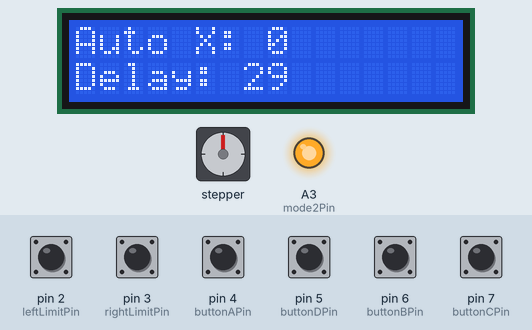
Simulated run of this sketch. Board: Arduino Nano, built with avr-gcc and run on an emulated ATmega328P. Shown: stepper motor, 16×2 character LCD, output pins drawn as LEDs (lit = HIGH). Wiring (inferred from the names in the program): stepper motor driver (200 steps per turn assumed): step A2; direction A1. The inputs (shaded band) are chosen by the test bench; at power-on: pin 2 (leftLimitPin), pin 3 (rightLimitPin), pin 4 (buttonAPin), pin 5 (buttonDPin), pin 6 (buttonBPin), pin 7 (buttonCPin) HIGH. Pins used as bus, display or sensor lines are not drawn.

Above: at 1.3 s.
1.4 s: pin 4 (buttonAPin) pulled LOW for 1 s
At 3.8 s:
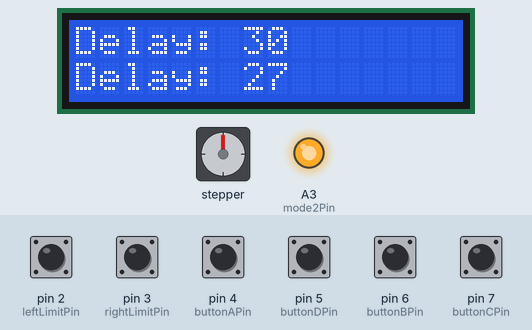
5.4 s: pin 4 (buttonAPin) pulled LOW for 0.15 s
At 6.8 s:
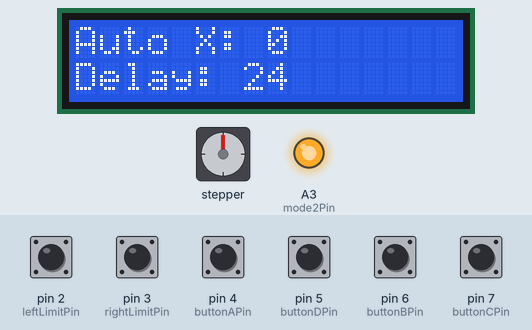
8.5 s: pin 4 (buttonAPin) pulled LOW for 1 s
At 8.8 s:
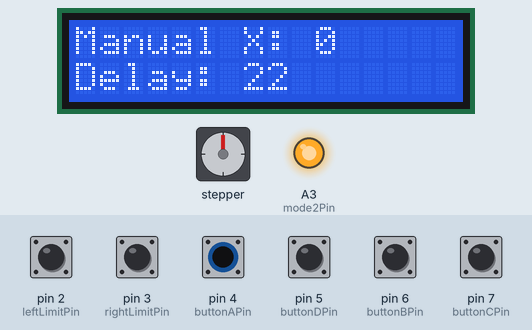
12.5 s: pin 4 (buttonAPin) pulled LOW for 0.15 s
At 13.8 s:
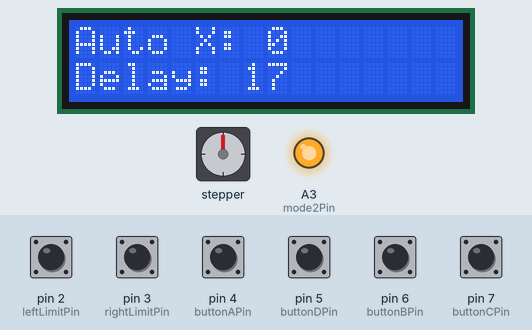
15.6 s: pin 6 (buttonBPin) pulled LOW for 1 s
At 17.3 s:
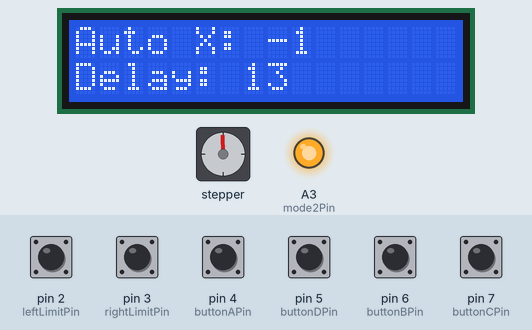
19.6 s: pin 4 (buttonAPin) pulled LOW for 1 s
At 20.76 s:
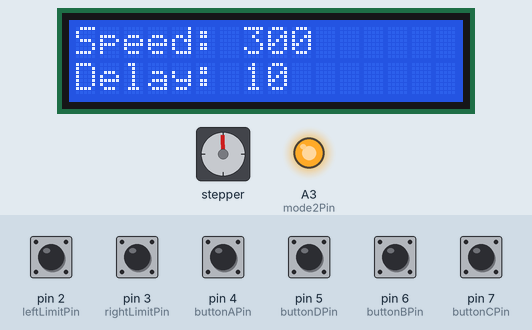
Timing chart, 0 to 32.1 s (numbered marks = the images above; inputs shaded):
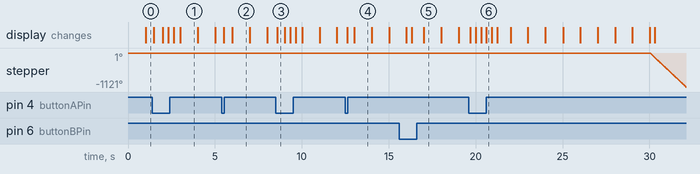

The sketch:

bb420-rev2d.ino
```cpp
/*
 * BB-420 Rev 2D Interface
 * 26 June 2017
 *
 *
 *
 */

#include <Wire.h>
#include "RTClib.h"
#include "mybutton.h"
#include <LCD.h>
#include <LiquidCrystal_I2C.h> // includes the LiquidCrystal Library
LiquidCrystal_I2C  lcd(0x27,2,1,0,4,5,6,7); // 0x27 is the I2C bus address for an unmodified backpack
RTC_DS1307 RTC;


#define MODE_AUTO      0
#define MODE_MANUAL    1
#define MODE_SET_SPEED 2
#define MODE_SET_DELAY 3
#define MODE_SET_TIME  4
#define MODE_SET_DATE  5
#define MODE_SET_SCHED 6

// Stepper Pins
#define stepPin  A2
#define dirPin   A1
#define mode0Pin A7
#define mode1Pin A6
#define mode2Pin A3

//Limit Pins
#define leftLimitPin  2
#define rightLimitPin  3

//Button Pins
#define buttonAPin 4
#define buttonBPin 6
#define buttonCPin 7
#define buttonDPin 5


#define UP  1
#define DOWN  0


String modeTxt[] = {"Auto","Manual","Speed","Delay","Time","Date","Sched."};

volatile long pulseCount = 0;
int autoSpeed = 300;
int manSpeed = 300;
volatile int loopCount = 0;
int targetLoopCount = 0;
double stepsPermm = 80;
int mode0State = LOW;
int mode1State = LOW;
int mode2State = HIGH;
int mode = MODE_AUTO;
int railDirection = UP;
int frame = 0;
long railPos = 0;
boolean autoPaused = true;
boolean emergencyStop = true;
//
int xpos = 0;
int speedpps = 300;
unsigned long limitDelay = 30;
unsigned long delayStart = millis();
bool delayStarted = true;


// Setup buttons
Button butA(buttonAPin);
Button butB(buttonBPin);
Button butC(buttonCPin);
Button butD(buttonDPin);

void setup() {
  //setup Timer1
  cli();
  TCCR1A = 0b00000000;
  TCCR1B = 0b00001001;        // set prescalar to 1
  TIMSK1 |= 0b00000010;       // set for output compare interrupt
  setMotorSpeed(manSpeed);
  sei();                      // enables interrupts. Use cli() to turn them off

  // Setup LCD Module
  lcd.begin(16,2); // Initializes the interface to the LCD screen, and specifies the dimensions (width and height) of the display
  createChars();
  lcd.setBacklightPin(3,POSITIVE);
  lcd.setBacklight(HIGH);
  lcd.noCursor();

  // Setup Real Time Clock Module
  Wire.begin();
  RTC.begin();
  if (! RTC.isrunning()) {
    //Serial.println("RTC is NOT running!");
    // following line sets the RTC to the date & time this sketch was compiled
    RTC.adjust(DateTime(__DATE__, __TIME__));
  }
  //RTC.adjust(DateTime(__DATE__, __TIME__));

  //Serial.begin(9600);

  pinMode(stepPin, OUTPUT);
  pinMode(dirPin, OUTPUT);
  pinMode(mode0Pin, OUTPUT);
  pinMode(mode1Pin, OUTPUT);
  pinMode(mode2Pin, OUTPUT);
  pinMode(leftLimitPin, INPUT_PULLUP);
  pinMode(rightLimitPin, INPUT_PULLUP);


  digitalWrite(mode0Pin, mode0State);
  digitalWrite(mode1Pin, mode1State);
  digitalWrite(mode2Pin, mode2State);
  digitalWrite(dirPin, railDirection);

  emergencyStop = false;


}

void loop() {
  //Serial.print("Test");
  if(butA.updateButton()){
    if(mode == MODE_AUTO){
      emergencyStop = true;
    }
    mode ++;
    if(mode > MODE_SET_DELAY){
      mode = 0;
    }

  }
  if(butB.updateButton()){
    if(mode == MODE_AUTO){
     railDirection = DOWN;
     digitalWrite(dirPin, railDirection);
     emergencyStop = false;
    }
    if(mode == MODE_MANUAL){
      xpos --;
    }
    if(mode == MODE_SET_SPEED){
      speedpps --;
    }
    if(mode == MODE_SET_DELAY){
      limitDelay --;
    }
  }

  if(butC.updateButton()){
    if(mode == MODE_AUTO){
     railDirection = UP;
     digitalWrite(dirPin, railDirection);
     emergencyStop = false;
    }
    if(mode == MODE_MANUAL){
      xpos ++;
    }
    if(mode == MODE_SET_SPEED){
      speedpps ++;
    }
    if(mode == MODE_SET_DELAY){
      limitDelay ++;
    }
  }

  setMotorSpeed(speedpps);

  // Manual direction control
  if(mode == MODE_MANUAL){
    if(butB.state() == LOW){
      railDirection = DOWN;
      digitalWrite(dirPin, railDirection);
      emergencyStop = false;
    }
    else if(butC.state() == LOW){
      railDirection = UP;
      digitalWrite(dirPin, railDirection);
      emergencyStop = false;
    }
    else{
      emergencyStop = true;
    }
  }

  butD.updateButton();

  // Limit switches
  if(digitalRead(leftLimitPin) == LOW && railDirection == UP){
    railDirection = DOWN;
    digitalWrite(dirPin, railDirection);
    if(mode == MODE_AUTO){
      delayStarted = true;
      delayStart = millis();
    }
    //Serial.println("Left limit");
  }
  if(digitalRead(3) == LOW && railDirection == DOWN){
    railDirection = UP;
    digitalWrite(dirPin, railDirection);
    if(mode == MODE_AUTO){
      delayStarted = true;
      delayStart = millis();
    }
    //Serial.println("Right limit");
  }
  if(delayStarted){
    if( (delayStart+(limitDelay*1000)) < millis() ){
      emergencyStop = false;
      delayStarted = false;
    }
    else{
      emergencyStop = true;
    }
  }

  lcd.clear();
  lcd.setCursor(0,0);
  lcd.print(modeTxt[mode]);
  /*
  lcd.print(" ");
  lcd.print(butA.state()==LOW ? "A" : " ");
  lcd.print(butB.state()==LOW ? "B" : " ");
  lcd.print(butC.state()==LOW ? "C" : " ");
  lcd.print(butD.state()==LOW ? "D" : " ");
  */
  //lcd.setCursor(0,1);

  if(mode == MODE_AUTO ||mode == MODE_MANUAL){
    lcd.print(" X: ");
    lcd.print(pulseCount);
  }
  if(mode == MODE_SET_SPEED){
    lcd.print(": ");
    lcd.print(speedpps);
  }
  if(mode == MODE_SET_DELAY){
    lcd.print(": ");
    lcd.print(limitDelay);
  }
  if(mode == MODE_SET_TIME){
    lcd.print(": ");
    printTime();
  }
  if(mode == MODE_SET_DATE){
    lcd.print(": ");
    printDate();
  }
  if(delayStarted){
    lcd.setCursor(0,1);
    lcd.print("Delay: ");
    lcd.print(limitDelay-(millis()-delayStart)/1000);
  }
  //Serial.println(butA.state());
  delay(10);
}
//
// ---------------------------- Timer --------------------------------------------------
ISR(TIMER1_COMPA_vect) {

  if(!emergencyStop){
    if(loopCount == 0){
      loopCount = targetLoopCount;
      digitalWrite(stepPin, HIGH);       // Driver only looks for rising edge
      digitalWrite(stepPin, LOW);        //  DigitalWrite executes in 16 us
      if(railDirection == UP){
        pulseCount++;
      }
      else{
        pulseCount--;
      }

      //Generate Rising Edge
      //PORTL =  PORTL |= 0b00001000;   //Direct Port manipulation executes in 450 ns  => 16x faster!
      //PORTL =  PORTL &= 0b11110111;
      //Location = Location + 250 * DirFlag ;  //Updates Location (based on 4000 Pulses/mm)
    }
    else{
      loopCount-- ;
    }
  }
}

void setMotorSpeed(int newMotorSpeed){
  long timerCount = 16000000/newMotorSpeed - 1;
  if(timerCount < 65536){
    loopCount = 0;
    targetLoopCount = loopCount;
    OCR1A = timerCount;
    /*Serial.println("------");
    Serial.print("OCR1A: ");
    Serial.println(OCR1A);
    Serial.print("loopCount: ");
    Serial.println(loopCount);
    Serial.print("newMotorSpeed: ");
    Serial.println(newMotorSpeed);*/
  }
  else{
    loopCount = floor(timerCount / 65535);
    targetLoopCount = loopCount;
    OCR1A = round(timerCount / (loopCount+1));
    /*Serial.println("------");
    Serial.print("OCR1A: ");
    Serial.println(OCR1A);
    Serial.print("loopCount: ");
    Serial.println(loopCount);
    Serial.print("newMotorSpeed: ");
    Serial.println(newMotorSpeed);*/
  }
}

void printTime(){
  DateTime now = RTC.now();
  lcd.print(padNum(now.hour()));
  lcd.print(':');
  lcd.print(padNum(now.minute()));
  lcd.print(':');
  lcd.print(padNum(now.second()));
}

void printDate(){
  DateTime now = RTC.now();
  //lcd.print(now.year(), DEC);
  //lcd.print('/');
  lcd.print(now.month(), DEC);
  lcd.print('/');
  lcd.print(now.day(), DEC);
  lcd.print(' ');
  lcd.print(dayString(now.dayOfWeek()));
}

String dayString(int dayNumber)
{
  String dayArray[] = {"Sun","Mon","Tue","Wed","Thu","Fri","Sat"};
  return dayArray[dayNumber];
}

String padNum(int num){
  String numString = String(num);
  if(num<10){
    numString = "0" + numString;
  }
  return numString;
}

// Utility to create some custom characters for the LCD
void createChars(){
  byte c_up[8] = {
    B00100,
    B01110,
    B10101,
    B00100,
    B00100,
    B00100,
    B00100,
  };
  byte c_down[8] = {
    B00100,
    B00100,
    B00100,
    B00100,
    B10101,
    B01110,
    B00100,
  };
  byte c_left[8] = {
    B00000,
    B00100,
    B01000,
    B11111,
    B01000,
    B00100,
    B00000,
  };
  byte c_right[8] = {
    B00000,
    B00100,
    B00010,
    B11111,
    B00010,
    B00100,
    B00000,
  };
  byte c_bulb_on[8] = {
    B01110,
    B10001,
    B10001,
    B10001,
    B01110,
    B01010,
    B01110,
  };
  byte c_bulb_off[8] = {
    B01110,
    B11111,
    B11111,
    B11111,
    B01110,
    B01010,
    B01110,
  };
  lcd.createChar(0, c_up);
  lcd.createChar(2, c_down);
  lcd.createChar(1, c_left);
  lcd.createChar(3, c_right);
  lcd.createChar(4, c_bulb_on);
  lcd.createChar(5, c_bulb_off);
}
```

mybutton.cpp
```cpp
#include <Arduino.h>
#include "mybutton.h"

Button::Button (int buttonPin) {
  pin = buttonPin;
  pinMode(pin, INPUT_PULLUP);
  s = HIGH;
}

bool Button::updateButton(){
  int currentState = digitalRead(pin);
  if(currentState != lastState){
    debounceTimer = millis();
  }
  if(millis()-debounceTimer > debounceDelay){
    if(currentState != s){
      s = currentState;
    }
  }
  lastState = currentState;

  // Repeat delay code
  if(s==LOW){
    if(reset){
      reset = false;
      pressedTime = millis();
      return true;
    }
    else if((millis()-pressedTime)>BUT_DELAY){
      pressedTime += BUT_REPEAT;
      return true;
    }

  }
  if(s==HIGH){
    reset = true;
  }
  return false;
}
```

mybutton.h
```cpp
#define BUT_DELAY      500
#define BUT_REPEAT     50

class Button {
  public:
    Button(int buttonPin);
    int state() {return s;}
    bool updateButton();
    bool reset = true;
    unsigned long pressedTime = 0;
  protected:
    int s, pin, lastState = HIGH;
    unsigned long debounceTimer = 0, debounceDelay = 50;
};
```

Measured:
- after the input at 1.4 s, the display: first changes after 0.09 s (image 1 shows a later state)
- after the input at 5.4 s, the display: first changes after 0.10 s (image 2 shows a later state)
- after the input at 8.5 s, the display: changes after 0.09 s (image 3)
- after the input at 12.5 s, the display: first changes after 0.11 s (image 4 shows a later state)
- after the input at 19.6 s, the display: first changes after 0.10 s (image 6 shows a later state)
- what the display in image 1 shows lasts 1.0 s, from 3.0 s to 4.0 s
